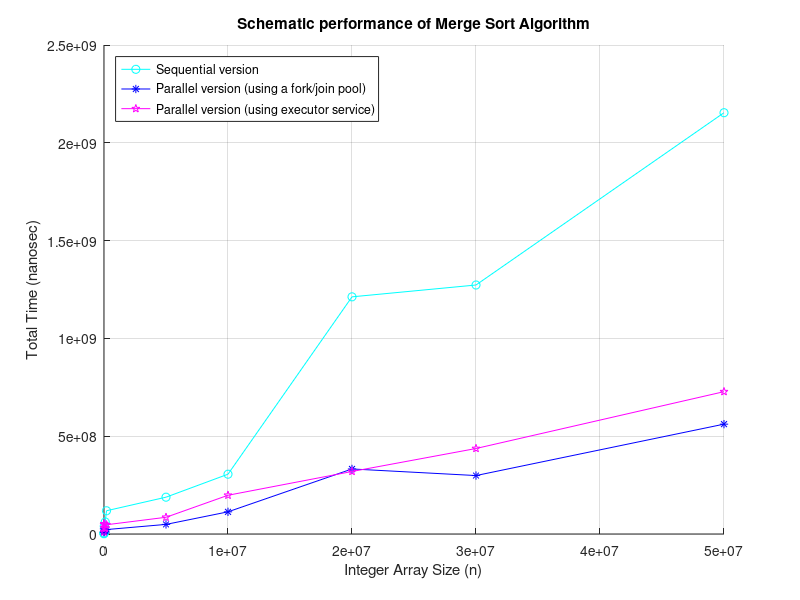
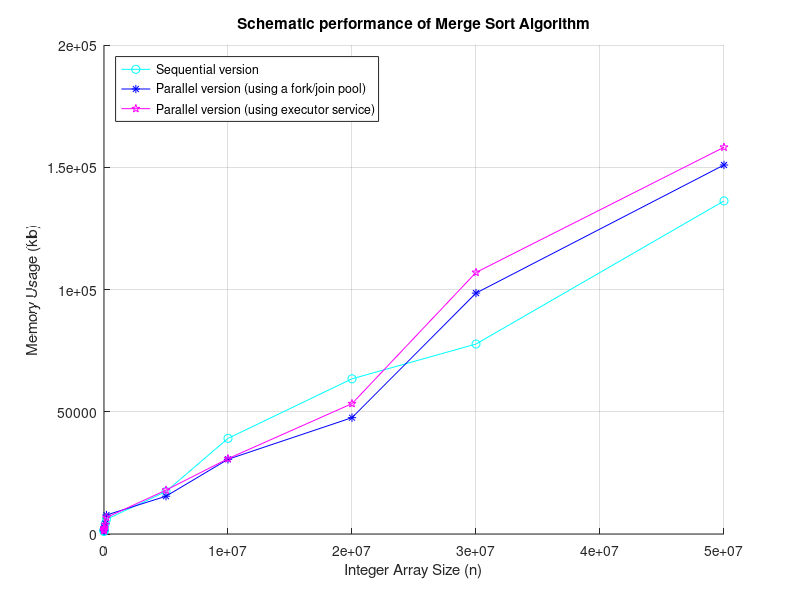

MATLAB code to generate these figures, in order:
%  
% @author NubilaPardus
%
n = [20
    200
    2000
    20000
    100000
    200000
    5000000
    10000000
    20000000
    30000000
    50000000
    ];

sequential_memory = [1018,1553,1234,1888,4239,6018,17386,39113,63469,77691,136231];
    
sequential_time = [3083669
    1379190
    4447178
    39436756
    61596433
    118839409
    188219772
    305726668
    1212504029
    1272995870
    2153865818
];

fork_join_memory = [1293,1697,1890,2578,4210,7764,15454,30554,47579,98534,150934];

fork_join_time = [26377476
    8585844
    12324465
    14607314
    15644442
    22683347
    49074316
    113353643
    332502002
    298797895
    561626337
];

executer_memory = [1320,1703,1946,2605,3891,6725,17948,30808,53315,106974,158181];
    
executer_time = [31449339
    10460625
    49368242
    52381894
    29909327
    47330453
    85499973
    198058996
    319609742
    437116274
    727697007
];

%------ Plotting
figure(1)
grid on
hold on
plot(n, sequential_time, 'c-o')
plot(n, fork_join_time, 'b-*')
plot(n, executer_time, 'm-p')
legend({'Sequential version', 'Parallel version (using a fork/join pool)', 'Parallel version (using executor service)'},'Location','northwest')
title('Schematic performance of Merge Sort Algorithm')
xlabel('Integer Array Size (n)')
ylabel('Total Time (nanosec)')


figure(2)
grid on
hold on
plot(n, sequential_memory, 'c-o')
plot(n, fork_join_memory, 'b-*')
plot(n, executer_memory, 'm-p')
legend({'Sequential version', 'Parallel version (using a fork/join pool)', 'Parallel version (using executor service)'},'Location','northwest')
title('Schematic performance of Merge Sort Algorithm')
xlabel('Integer Array Size (n)')
ylabel('Memory Usage (kb)')


